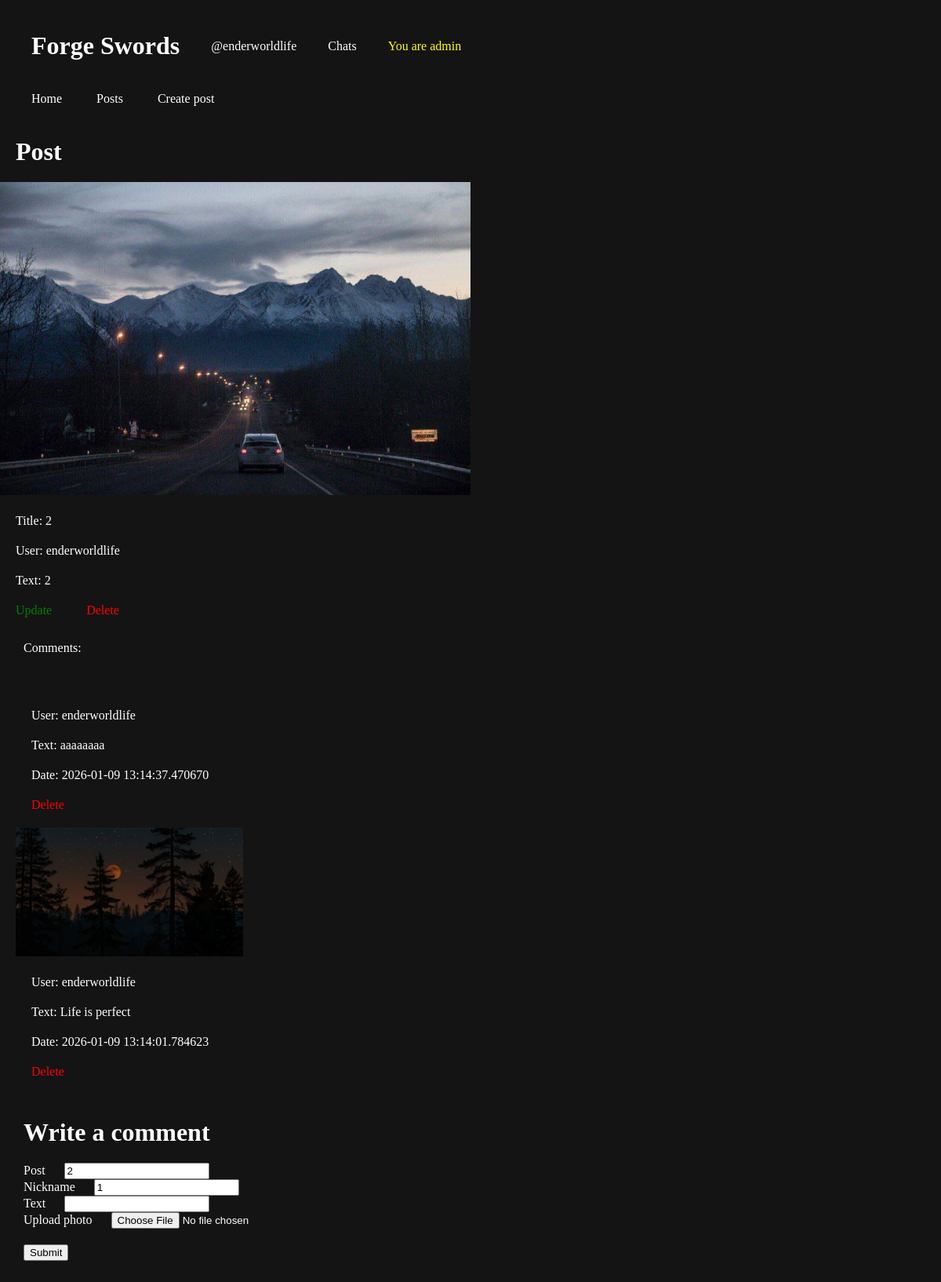
The app's page /post/2 (signed in) with its own data.
### app.py (models this page shows)
class User(db.Model):
    __table_args__ = {'sqlite_autoincrement': True}
    id = db.Column(db.Integer, primary_key=True)
    email = db.Column(db.String(32), nullable=False, unique=True, index=True)
    nickname = db.Column(db.String(16), nullable=False, unique=True, index=True)
    name = db.Column(db.String(32), nullable=False)
    surname = db.Column(db.String(32), nullable=False)
    password = db.Column(db.String(128), nullable=False)
    admin = db.Column(db.Boolean, default=False)

class Post(db.Model):
    __table_args__ = {'sqlite_autoincrement': True}
    id = db.Column(db.Integer, primary_key=True)
    title = db.Column(db.String(16), nullable=False)
    text = db.Column(db.Text, nullable=False)
    upload = db.Column(db.String(128), nullable=True)
    user_id = db.Column(db.Integer, nullable=False)
    date = db.Column(db.String(16), nullable=False)

class Comment(db.Model):
    __table_args__ = {'sqlite_autoincrement': True}
    id = db.Column(db.Integer, primary_key=True)
    text = db.Column(db.Text, nullable=False)
    upload = db.Column(db.String(128), nullable=True)
    user_id = db.Column(db.Integer, nullable=False)
    post_id = db.Column(db.Integer, nullable=False)
    date = db.Column(db.String(16), nullable=False)

### app.py (the view, shortened to what this page needs)
@app.route('/post/<int:id>', methods=["POST", "GET"])
def post(id):
    curent_user = None
    logged = False
    if 'user_id' in session:
        logged = True
        curent_user = User.query.get(session['user_id'])
    post = Post.query.filter_by(id=id).first()
    user = User.query.filter_by(id=post.user_id).first()
    comments = db.session.query(Comment,User).join(User, Comment.user_id == User.id).filter(Comment.post_id == id).order_by(desc(Comment.date)).all()
    return render_template('./post/post.html', post=post, user=user, id=id, logged=logged, curent_user=curent_user, comments=comments)

### templates/post/post.html (shortened to what this page needs)
{% extends 'base.html' %}
{% block body %}
<h1>Post</h1>
{% if post.upload.endswith('.mp4') or post.upload.endswith('.webm') %}
    <video width="50%" controls>
    <source src="../{{post.upload}}" type="video/mp4">
    <source src="../{{post.upload}}" type="video/webm">
    </video>
{% elif post.upload.endswith('.mp3') %}
    <audio width="50%" controls>
        <source src="../{{post.upload}}" type="audio/mpeg">
    </audio> <br>
{% else %}
    <img width="50%" src="../{{post.upload}}" alt=""> <br>
{% endif %}
<p>Title: {{post.title}}</p>
<p>User: {{user.nickname}}</p>
<p>Text: {{post.text}}</p>
{% if curent_user.id == post.user_id %}
<a style="color: green;">Update</a>
{% endif %}
{% if curent_user.id == post.user_id or curent_user.admin %}
<a style="color: red;" href="/delete_post/{{post.id}}">Delete</a>
{% endif %}
<div>
    <p>Comments: </p>
    {% for comment, user in comments %}
    <div>
        {% if post.upload.endswith('.mp4') or post.upload.endswith('.webm') %}
            <video width="25%" controls>
            <source src="../{{comment.upload}}" type="video/mp4">
            <source src="../{{comment.upload}}" type="video/webm">
            </video>
        {% else %}
            <img width="25%" src="../{{comment.upload}}" alt=""> <br>
        {% endif %}
        <p>User: {{user.nickname}}</p>
        <p>Text: {{comment.text}}</p>
        <p>Date: {{comment.date}}</p>
        {% if curent_user == user.id or curent_user.admin %}
        <a style="color: red;" href="/delete_comment/{{comment.id}}">Delete</a>
        {% endif %}
    </div>
    {% endfor %}
</div>
{% if curent_user %}
    <div>
        <h1>Write a comment</h1>
        <form method="POST" enctype="multipart/form-data">
            <label for="comment_post">Post</label>
            <input name="comment_post" type="text" value="{{post.id}}" readonly> <br>
            <label for="comment_user">Nickname</label>
            <input name="comment_user" type="text" value="{{curent_user.id}}" readonly> <br>
            <label for="text">Text</label>
            <input name="text" type="text"> <br>
            <label for="photo">Upload photo</label>
            <input name="photo" type="file"> <br>
            <button>Submit</button>
    </div>
{% endif %}
{% endblock %}

### templates/base.html (shortened to what this page needs)
<!DOCTYPE html>
<html lang="en">
<head>
    <link rel="stylesheet" href="../static/main.css">
</head>
<body>
    <header>
        <div style="display: flex; align-items: center;">
            <h1>Forge Swords</h1>
            {% if logged %}
                <a href="/my_profile">@{{curent_user.nickname}}</a>
                <a href="{{ url_for('chats') }}">Chats</a>
                {% if curent_user.admin %}
                    <a style="color: yellow;" href="/admin_users_manager">You are admin</a>
                {% endif %}
            {% endif %}
        </div>
        <div>
            <a href="/">Home</a>
            <a href="/posts">Posts</a>
            {% if logged %}
            <a href="/create_post">Create post</a>
            {% endif %}
        </div>
    </header>
    {% block body %}
    {% endblock %}
</body>
</html>

### static/main.css (style rules this page uses)
body { margin: 0; color: white; background-color: rgb(20, 20, 20); }
header { padding: 10px; }
div { padding: 10px; }
a { color: white; margin: 20px; text-decoration: none; }
p { margin: 20px; }
h1 { margin: 20px; }
label { margin: 20px; }
button { margin: 20px; }

### records on screen
User: nickname "enderworldlife", comment_user "1"
Post: upload (picture), title "2", text "2", comment_post "2"
Comment: nickname "enderworldlife", text "aaaaaaaa", date "2026-01-09 13:14:37.470670"
Comment: upload (placeholder picture), nickname "enderworldlife", text "Life is perfect", date "2026-01-09 13:14:01.784623"
